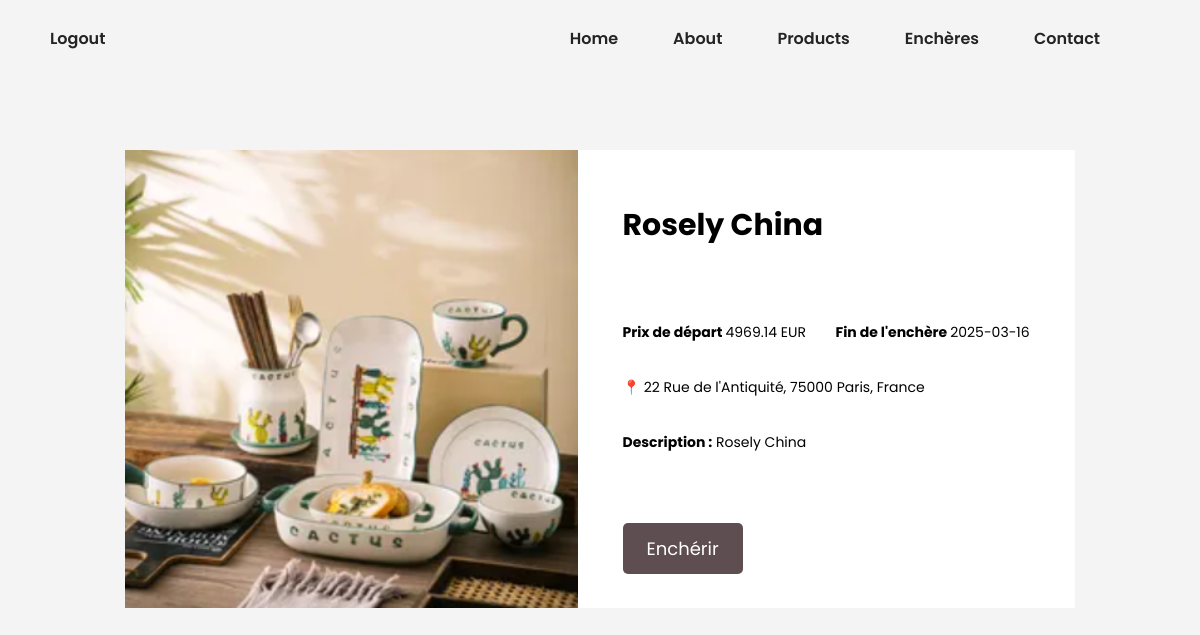
The app's page /enchere/3 (signed in), older data.
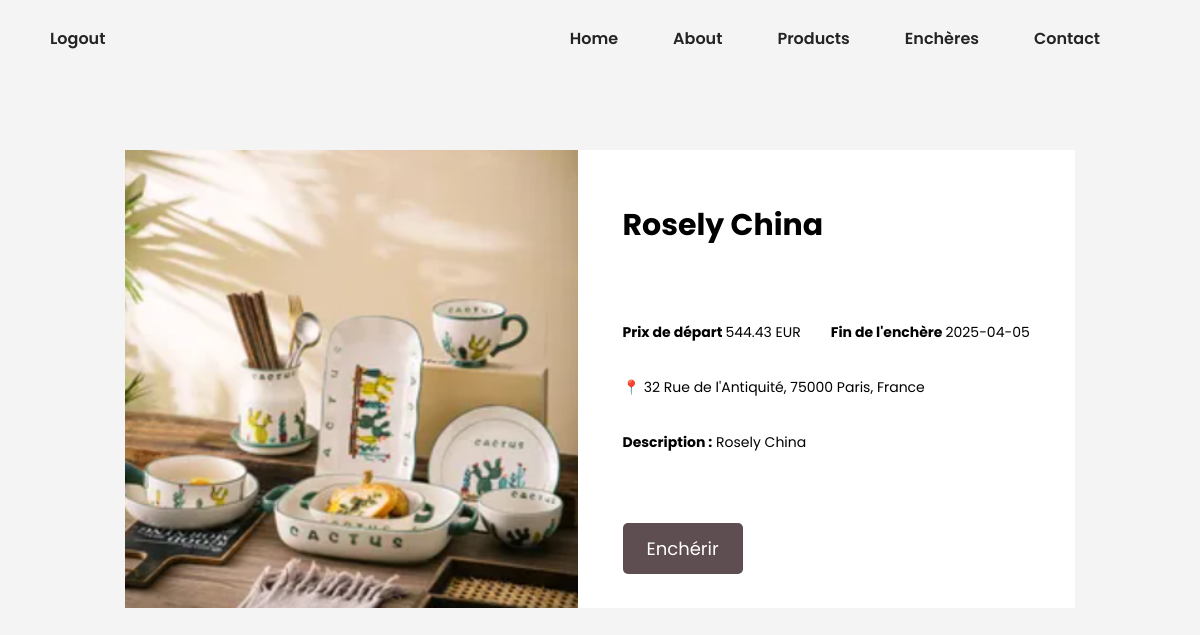
The same page, newer data.
### tables this page shows
CREATE TABLE enchere (
            id_enchere INTEGER PRIMARY KEY AUTOINCREMENT,
            name TEXT NOT NULL,
            etat TEXT NOT NULL DEFAULT 'En cours',
            description TEXT NOT NULL,
            image_url TEXT, 
            prix REAL NOT NULL,
            date_fin DATE NOT NULL,
            adresse TEXT NOT NULL
        );

### app.py (the view)
@app.route("/enchere/<int:enchere_id>")
@login_required
def enchere_detail(enchere_id):
    db = get_db()
    enchere = db.execute("SELECT * FROM enchere WHERE id_enchere = ?", (enchere_id,)).fetchone()
    if not enchere:
        return "Enchère non trouvée", 404
    return render_template("enchere_detail.html", enchere=enchere, user=current_user)

### app.py (called while the page is built)
@login_manager.user_loader
def load_user(user_id):
    conn = get_db()
    user = conn.execute("SELECT * FROM users WHERE id = ?", (user_id,)).fetchone()
    conn.close()
    if user:
        return User(
            user["id"],
            user["FirstName"],
            user["LastName"],
            user["Email"],
            user["phoneNum"],
            user["password"],
            user["is_admin"],
        )
    return None  # Explicitly return None if the user is not found

def get_db():
    db_path = "database.db"  # Assure-toi que c'est bien le bon fichier
    print(f"Using database: {os.path.abspath(db_path)}")  # Ajout du print
    conn = sqlite3.connect(db_path)
    conn.row_factory = sqlite3.Row
    return conn

### templates/enchere_detail.html (shortened to what this page needs)
<!DOCTYPE html>
<html lang="fr">
<head>
    <link rel="stylesheet" href="{{ url_for('static', filename='encher_user.css') }}" />
    <link rel="stylesheet" href="{{ url_for('static', filename='admin_enchere.css') }}" />
</head>
<body>
    <div id="navbar">
        <a href="{{ url_for('logout') }}" class="logout-text">Logout</a>
        <nav>
          <ul >
            <li><a href="{{ url_for('home') }}">Home</a></li>
            <li><a href="{{ url_for('home') }}#about">About</a></li>
            <li><a href="{{ url_for('index_user') }}">Products</a></li>
            <li><a href="{{ url_for('encher_user') }}">Enchères</a></li>
            <li><a href="{{ url_for('contact_us') }}">Contact</a></li>
        </ul>
    </nav>
    </div>
    <div class="enchere-wrapper">
        <div class="enchere-left">
            <div class="enchere-image-box">
                <img src="{{ url_for('static', filename=enchere.image_url) }}" alt="{{ enchere.name }}" />
            </div>
        </div>
        <div class="enchere-info-box">
            <h1>{{ enchere.name }}</h1>
            <div class="info-container">
            <p class="titre"><strong>Prix de départ </strong> {{ enchere.prix }} EUR</p>
            <p class="titre"><strong>Fin de l'enchère </strong> {{ enchere.date_fin }}</p></div>
            <p style="text-align: left;"><strong>📍</strong> {{ enchere.adresse }}</p>
            <p class="enchere-description"><strong>Description :</strong> {{ enchere.description }}</p>
            <a href="#" class="encherir-btn" onclick="openModal('modalConfirmation')">Enchérir</a>
        </div>
    </div>
</body>
</html>

Row changes from the older to the newer data that the page shows:
changed enchere "Rosely China": prix "4969.14" → "544.43"; date_fin "2025-03-16" → "2025-04-05"; adresse "22 Rue de l'Antiquité, 75000 Paris, France" → "32 Rue de l'Antiquité, 75000 Paris, France"
